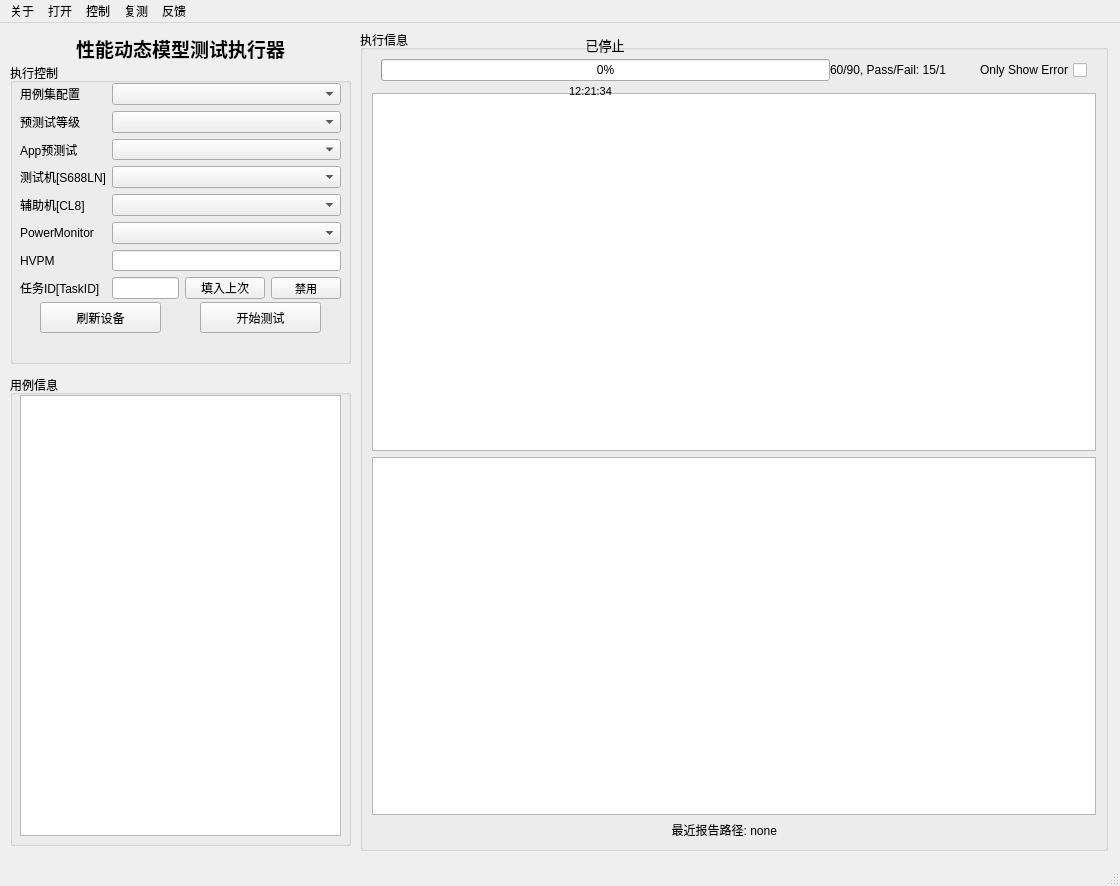
<?xml version="1.0" encoding="UTF-8"?>
<ui version="4.0">
 <class>DefaultGuiMainWindow</class>
 <widget class="QMainWindow" name="DefaultGuiMainWindow">
  <property name="geometry">
   <rect>
    <x>0</x>
    <y>0</y>
    <width>1120</width>
    <height>886</height>
   </rect>
  </property>
  <property name="sizePolicy">
   <sizepolicy hsizetype="Fixed" vsizetype="Fixed">
    <horstretch>0</horstretch>
    <verstretch>0</verstretch>
   </sizepolicy>
  </property>
  <property name="minimumSize">
   <size>
    <width>1120</width>
    <height>730</height>
   </size>
  </property>
  <property name="maximumSize">
   <size>
    <width>2000</width>
    <height>2000</height>
   </size>
  </property>
  <property name="windowTitle">
   <string>MainWindow</string>
  </property>
  <widget class="QWidget" name="centralwidget">
   <widget class="QLabel" name="textTitle">
    <property name="geometry">
     <rect>
      <x>0</x>
      <y>0</y>
      <width>361</width>
      <height>51</height>
     </rect>
    </property>
    <property name="font">
     <font>
      <pointsize>14</pointsize>
      <bold>true</bold>
     </font>
    </property>
    <property name="text">
     <string>性能动态模型测试执行器</string>
    </property>
    <property name="alignment">
     <set>Qt::AlignCenter</set>
    </property>
   </widget>
   <widget class="QGroupBox" name="controlBoxGroup">
    <property name="geometry">
     <rect>
      <x>10</x>
      <y>40</y>
      <width>341</width>
      <height>301</height>
     </rect>
    </property>
    <property name="title">
     <string>执行控制</string>
    </property>
    <widget class="QPushButton" name="startTestButton">
     <property name="geometry">
      <rect>
       <x>190</x>
       <y>239</y>
       <width>121</width>
       <height>31</height>
      </rect>
     </property>
     <property name="text">
      <string>开始测试</string>
     </property>
    </widget>
    <widget class="QWidget" name="formLayoutWidget">
     <property name="geometry">
      <rect>
       <x>10</x>
       <y>20</y>
       <width>321</width>
       <height>216</height>
      </rect>
     </property>
     <layout class="QFormLayout" name="formLayout">
      <item row="0" column="0">
       <widget class="QLabel" name="caseSetLabel">
        <property name="text">
         <string>用例集配置</string>
        </property>
       </widget>
      </item>
      <item row="0" column="1">
       <widget class="QComboBox" name="caseSetComboBox"/>
      </item>
      <item row="1" column="0">
       <widget class="QLabel" name="pretestLevelLabel">
        <property name="text">
         <string>预测试等级</string>
        </property>
       </widget>
      </item>
      <item row="1" column="1">
       <widget class="QComboBox" name="pretestLevelComboBox"/>
      </item>
      <item row="2" column="0">
       <widget class="QLabel" name="appPretestLabel">
        <property name="text">
         <string>App预测试</string>
        </property>
       </widget>
      </item>
      <item row="2" column="1">
       <widget class="QComboBox" name="appPretestComboBox"/>
      </item>
      <item row="3" column="0">
       <widget class="QLabel" name="testPhoneLabel">
        <property name="text">
         <string>测试机[S688LN]</string>
        </property>
       </widget>
      </item>
      <item row="3" column="1">
       <widget class="QComboBox" name="testPhoneComboBox"/>
      </item>
      <item row="4" column="0">
       <widget class="QLabel" name="copilotPhoneLabel">
        <property name="text">
         <string>辅助机[CL8]</string>
        </property>
       </widget>
      </item>
      <item row="4" column="1">
       <widget class="QComboBox" name="copilotPhoneComboBox"/>
      </item>
      <item row="7" column="0">
       <widget class="QLabel" name="taskIDLabel">
        <property name="text">
         <string>任务ID[TaskID]</string>
        </property>
       </widget>
      </item>
      <item row="7" column="1">
       <layout class="QHBoxLayout" name="horizontalLayout_2">
        <item>
         <widget class="QLineEdit" name="taskIDLineEdit"/>
        </item>
        <item>
         <widget class="QPushButton" name="fillLastTimeButton">
          <property name="maximumSize">
           <size>
            <width>80</width>
            <height>16777215</height>
           </size>
          </property>
          <property name="contextMenuPolicy">
           <enum>Qt::DefaultContextMenu</enum>
          </property>
          <property name="layoutDirection">
           <enum>Qt::LeftToRight</enum>
          </property>
          <property name="autoFillBackground">
           <bool>true</bool>
          </property>
          <property name="styleSheet">
           <string notr="true">font: 8pt &quot;Microsoft YaHei UI&quot;;</string>
          </property>
          <property name="text">
           <string>填入上次</string>
          </property>
          <property name="iconSize">
           <size>
            <width>16</width>
            <height>16</height>
           </size>
          </property>
         </widget>
        </item>
        <item>
         <widget class="QPushButton" name="disableButton">
          <property name="enabled">
           <bool>true</bool>
          </property>
          <property name="sizePolicy">
           <sizepolicy hsizetype="Minimum" vsizetype="Maximum">
            <horstretch>0</horstretch>
            <verstretch>10</verstretch>
           </sizepolicy>
          </property>
          <property name="maximumSize">
           <size>
            <width>70</width>
            <height>16777215</height>
           </size>
          </property>
          <property name="font">
           <font>
            <family>Microsoft YaHei UI</family>
            <pointsize>8</pointsize>
            <italic>false</italic>
            <bold>false</bold>
           </font>
          </property>
          <property name="autoFillBackground">
           <bool>true</bool>
          </property>
          <property name="styleSheet">
           <string notr="true">font: 8pt &quot;Microsoft YaHei UI&quot;;</string>
          </property>
          <property name="text">
           <string>禁用</string>
          </property>
          <property name="shortcut">
           <string>Ctrl+S</string>
          </property>
          <property name="autoExclusive">
           <bool>true</bool>
          </property>
         </widget>
        </item>
       </layout>
      </item>
      <item row="5" column="0">
       <widget class="QLabel" name="powerMonitorLabel">
        <property name="text">
         <string>PowerMonitor</string>
        </property>
       </widget>
      </item>
      <item row="5" column="1">
       <widget class="QComboBox" name="powerMonitorComboBox"/>
      </item>
      <item row="6" column="0">
       <widget class="QLabel" name="hVPMLabel">
        <property name="text">
         <string>HVPM</string>
        </property>
       </widget>
      </item>
      <item row="6" column="1">
       <widget class="QLineEdit" name="hVPMLineEdit"/>
      </item>
     </layout>
    </widget>
    <widget class="QPushButton" name="refreshDeviceButton">
     <property name="geometry">
      <rect>
       <x>30</x>
       <y>239</y>
       <width>121</width>
       <height>31</height>
      </rect>
     </property>
     <property name="text">
      <string>刷新设备</string>
     </property>
    </widget>
   </widget>
   <widget class="QGroupBox" name="caseBoxGroup">
    <property name="geometry">
     <rect>
      <x>10</x>
      <y>352</y>
      <width>341</width>
      <height>471</height>
     </rect>
    </property>
    <property name="title">
     <string>用例信息</string>
    </property>
    <widget class="QListWidget" name="caseListWidget">
     <property name="geometry">
      <rect>
       <x>10</x>
       <y>20</y>
       <width>321</width>
       <height>441</height>
      </rect>
     </property>
    </widget>
   </widget>
   <widget class="QGroupBox" name="log_group">
    <property name="geometry">
     <rect>
      <x>360</x>
      <y>7</y>
      <width>748</width>
      <height>821</height>
     </rect>
    </property>
    <property name="title">
     <string>执行信息</string>
    </property>
    <layout class="QVBoxLayout" name="verticalLayout" stretch="1,18,18,0">
     <item>
      <widget class="QGroupBox" name="groupBox_5">
       <property name="styleSheet">
        <string notr="true">QGroupBox{
	border:None;
}</string>
       </property>
       <property name="title">
        <string/>
       </property>
       <layout class="QHBoxLayout" name="horizontalLayout" stretch="18,2,0,0">
        <property name="spacing">
         <number>0</number>
        </property>
        <property name="topMargin">
         <number>0</number>
        </property>
        <property name="bottomMargin">
         <number>6</number>
        </property>
        <item>
         <widget class="QProgressBar" name="test_progress_bar">
          <property name="minimumSize">
           <size>
            <width>0</width>
            <height>0</height>
           </size>
          </property>
          <property name="layoutDirection">
           <enum>Qt::LeftToRight</enum>
          </property>
          <property name="value">
           <number>0</number>
          </property>
          <property name="textVisible">
           <bool>true</bool>
          </property>
          <property name="format">
           <string>%p%</string>
          </property>
         </widget>
        </item>
        <item>
         <widget class="QLabel" name="test_progress_desc">
          <property name="text">
           <string>60/90, Pass/Fail: 15/1</string>
          </property>
         </widget>
        </item>
        <item>
         <spacer name="horizontalSpacer">
          <property name="orientation">
           <enum>Qt::Horizontal</enum>
          </property>
          <property name="sizeHint" stdset="0">
           <size>
            <width>28</width>
            <height>20</height>
           </size>
          </property>
         </spacer>
        </item>
        <item>
         <widget class="QCheckBox" name="only_show_error">
          <property name="layoutDirection">
           <enum>Qt::RightToLeft</enum>
          </property>
          <property name="text">
           <string>Only Show Error</string>
          </property>
         </widget>
        </item>
       </layout>
      </widget>
     </item>
     <item>
      <widget class="QPlainTextEdit" name="log_plain">
       <property name="enabled">
        <bool>true</bool>
       </property>
       <property name="readOnly">
        <bool>true</bool>
       </property>
      </widget>
     </item>
     <item>
      <widget class="QPlainTextEdit" name="log_plain_error">
       <property name="enabled">
        <bool>true</bool>
       </property>
       <property name="readOnly">
        <bool>true</bool>
       </property>
      </widget>
     </item>
     <item>
      <layout class="QHBoxLayout" name="horizontalLayout_5" stretch="0">
       <property name="rightMargin">
        <number>0</number>
       </property>
       <item>
        <widget class="QPushButton" name="open_log_dir">
         <property name="sizePolicy">
          <sizepolicy hsizetype="Fixed" vsizetype="Fixed">
           <horstretch>0</horstretch>
           <verstretch>0</verstretch>
          </sizepolicy>
         </property>
         <property name="layoutDirection">
          <enum>Qt::LeftToRight</enum>
         </property>
         <property name="styleSheet">
          <string notr="true">QPushButton {
                border: none;
                background-color: transparent;
                color: black;  /* 设置文本颜色，如果需要 */
text-align: right;  /* 设置文本靠右 */
                padding-right: 20px;  /* 添加一些右边距 */

            }
            QPushButton:hover {
                color: blue;  /* 悬停时改变文本颜色 */
            }</string>
         </property>
         <property name="text">
          <string>最近报告路径: none</string>
         </property>
         <property name="flat">
          <bool>false</bool>
         </property>
        </widget>
       </item>
      </layout>
     </item>
    </layout>
   </widget>
   <widget class="QLabel" name="textStage">
    <property name="geometry">
     <rect>
      <x>540</x>
      <y>6</y>
      <width>130</width>
      <height>31</height>
     </rect>
    </property>
    <property name="font">
     <font>
      <pointsize>10</pointsize>
     </font>
    </property>
    <property name="text">
     <string>已停止</string>
    </property>
    <property name="alignment">
     <set>Qt::AlignCenter</set>
    </property>
   </widget>
   <widget class="QLabel" name="textTimer">
    <property name="geometry">
     <rect>
      <x>540</x>
      <y>60</y>
      <width>101</width>
      <height>16</height>
     </rect>
    </property>
    <property name="font">
     <font>
      <pointsize>8</pointsize>
     </font>
    </property>
    <property name="text">
     <string>12:21:34</string>
    </property>
    <property name="alignment">
     <set>Qt::AlignCenter</set>
    </property>
   </widget>
  </widget>
  <widget class="QStatusBar" name="statusbar"/>
  <widget class="QMenuBar" name="menuBar">
   <property name="geometry">
    <rect>
     <x>0</x>
     <y>0</y>
     <width>1120</width>
     <height>21</height>
    </rect>
   </property>
   <widget class="QMenu" name="menuOpen">
    <property name="title">
     <string>打开</string>
    </property>
    <addaction name="actionOpenLastReport"/>
    <addaction name="actionOpenConfigDir"/>
   </widget>
   <widget class="QMenu" name="menuControl">
    <property name="title">
     <string>控制</string>
    </property>
    <addaction name="actionStopTest"/>
   </widget>
   <widget class="QMenu" name="menuRetest">
    <property name="title">
     <string>复测</string>
    </property>
    <addaction name="actionOpenLatestRetest"/>
    <addaction name="actionOpenCustomizeRetest"/>
    <addaction name="actionResultUpload"/>
   </widget>
   <widget class="QMenu" name="menuAbout">
    <property name="title">
     <string>关于</string>
    </property>
    <addaction name="actionRelease"/>
    <addaction name="actionCheckUpdate"/>
    <addaction name="actionHelp"/>
    <addaction name="actionSOP"/>
   </widget>
   <widget class="QMenu" name="menuFeedback">
    <property name="title">
     <string>反馈</string>
    </property>
    <addaction name="actionOneClickUpload"/>
   </widget>
   <addaction name="menuAbout"/>
   <addaction name="menuOpen"/>
   <addaction name="menuControl"/>
   <addaction name="menuRetest"/>
   <addaction name="menuFeedback"/>
  </widget>
  <action name="actionOpenLastReport">
   <property name="text">
    <string>最近一次报告目录</string>
   </property>
  </action>
  <action name="actionStopTest">
   <property name="text">
    <string>停止测试</string>
   </property>
  </action>
  <action name="actionOpenConfigDir">
   <property name="text">
    <string>配置文件夹</string>
   </property>
  </action>
  <action name="actionOpenLatestRetest">
   <property name="text">
    <string>执行最近一次报告复测</string>
   </property>
  </action>
  <action name="actionOpenCustomizeRetest">
   <property name="text">
    <string>自定义选择报告复测</string>
   </property>
  </action>
  <action name="actionRelease">
   <property name="text">
    <string>版本信息</string>
   </property>
  </action>
  <action name="actionCheckUpdate">
   <property name="text">
    <string>检查更新</string>
   </property>
  </action>
  <action name="actionHelp">
   <property name="text">
    <string>关于我们</string>
   </property>
  </action>
  <action name="actionResultUpload">
   <property name="text">
    <string>结果上传</string>
   </property>
  </action>
  <action name="actionSOP">
   <property name="text">
    <string>SOP文档</string>
   </property>
  </action>
  <action name="actionOneClickUpload">
   <property name="text">
    <string>一键上传</string>
   </property>
  </action>
 </widget>
 <resources/>
 <connections/>
</ui>
